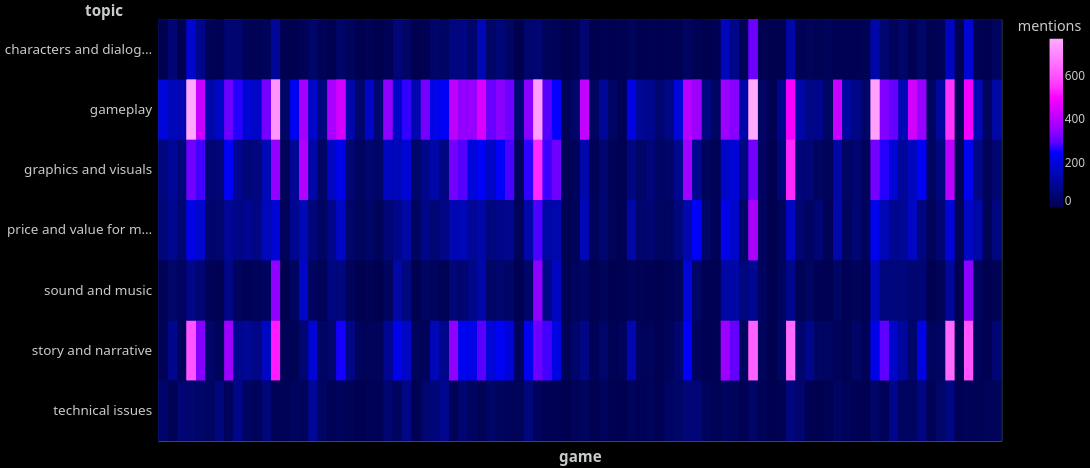

Here is the Vega-Lite specification saved for this chart:
### Vega-Lite specification from a JSON file in a GitHub repository (floating-point values rounded to 4 significant figures; data arrays with more than 128 entries replaced by an {"elided": "..."} marker saying what was removed)
{"config": {"view": {"continuousWidth": 400, "continuousHeight": 300, "stroke": "#4A7295", "strokeWidth": 1}, "background": "black", "mark": {"color": "#6495ED"}, "arc": {"fill": "#6495ED"}, "area": {"fill": "#6495ED", "line": true, "fillOpacity": 0.1}, "line": {"stroke": "#6495ED", "strokeWidth": 2}, "path": {"stroke": "#6495ED"}, "rect": {"fill": "#6495ED"}, "shape": {"stroke": "#6495ED"}, "symbol": {"fill": "#6495ED"}, "title": {"color": "#C7CCC9", "anchor": "start", "dy": -15, "fontSize": 16, "font": "IBM Plex Sans,system-ui,-apple-system,BlinkMacSystemFont,\".sfnstext-regular\",sans-serif", "fontWeight": 600}, "axisBand": {"grid": false}, "axis": {"labelColor": "#C7CCC9", "labelFontSize": 16, "labelFont": "IBM Plex Sans Condensed, system-ui, -apple-system, BlinkMacSystemFont, \".SFNSText-Regular\", sans-serif", "labelFontWeight": 400, "titleColor": "#C7CCC9", "titleFontWeight": 600, "titleFontSize": 16, "grid": true, "gridColor": "#4A7295", "labelAngle": 0, "domainColor": null, "tickColor": null, "labelPadding": 2, "tickSize": 6, "tickWidth": 0.5, "gridOpacity": 1, "gridZ": 1}, "axisX": {"gridDash": [6, 3], "gridWidth": 0.35, "gridColor": "#4A7295", "labelAngle": 0}, "axisY": {"gridDash": [6, 3], "gridWidth": 0.35, "gridColor": "#4A7295"}, "layer": {"grid": 1, "mark": 0}, "legend": {"labelFontSize": 14, "padding": 1, "symbolType": "square", "labelColor": "#C7CCC9", "titleColor": "#C7CCC9", "titleAlign": "center", "titleFontSize": 17}, "style": {"guide-label": {"font": "IBM Plex Sans,system-ui,-apple-system,BlinkMacSystemFont,\".sfnstext-regular\",sans-serif", "fill": "#C7CCC9", "fontWeight": 400}, "guide-title": {"font": "IBM Plex Sans,system-ui,-apple-system,BlinkMacSystemFont,\".sfnstext-regular\",sans-serif", "fill": "#C7CCC9", "fontWeight": 400}}, "range": {"category": ["#0000FF", "#FF6600FF", "#44E602", "#FF00FF", "#FFFF00", "#9900CC", "#33CCFF", "#f77976ff", "#CC66FF"]}}, "data": {"name": "data-1e11fa4bb5121118addd56268dcb51df"}, "mark": {"type": "rect"}, "encoding": {"color": {"field": "topic_total", "scale": {"range": ["#000050", "#0000FF", "#FF00FF", "#FFFFFF"]}, "title": "mentions", "type": "quantitative"}, "tooltip": {"field": "name", "type": "nominal"}, "x": {"axis": {"labels": false, "titleFontSize": 18}, "field": "name", "title": "game", "type": "nominal"}, "y": {"axis": {"titleAngle": 0, "titleX": -65, "titleY": 0, "labelFontSize": 16, "titleFontSize": 18}, "field": "topic", "title": "topic", "type": "nominal"}}, "height": 500, "params": [{"name": "param_26", "select": {"type": "point", "fields": ["sentiment"]}, "bind": {"input": "select", "options": ["positive", "negative", "neutral"], "name": "sentiment: "}, "value": [{"sentiment": "positive"}]}], "transform": [{"filter": {"param": "param_26"}}, {"joinaggregate": [{"op": "sum", "field": "counts", "as": "topic_total"}], "groupby": ["name", "topic"]}, {"filter": {"param": "param_26"}}], "width": 1000, "$schema": "https://vega.github.io/schema/vega-lite/v5.20.1.json", "datasets": {"data-1e11fa4bb5121118addd56268dcb51df": {"elided": "4389 records"}}}
